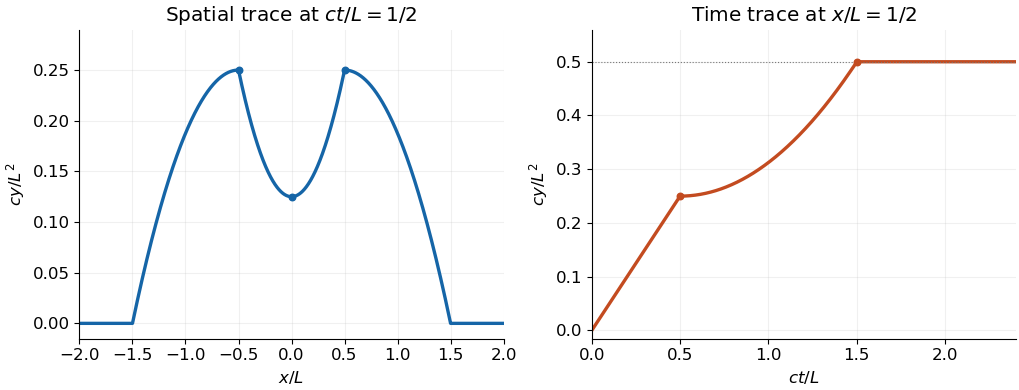

The script that saved this image:
"""Two dimensionless traces of the wave solution; output PNG to cwd."""
from pathlib import Path
import matplotlib
matplotlib.use('Agg')
import matplotlib.pyplot as plt
import numpy as np


def main():
    plt.rcParams.update({'font.size':12,'savefig.facecolor':'white'})
    fig,axs=plt.subplots(1,2,figsize=(10.2,3.9),layout='constrained')
    x=np.linspace(-2,2,2001);z=np.abs(x)
    y=np.where(z<=.5,(x*x+.25)/2,np.where(z<=1.5,(1-(z-.5)**2)/4,0))
    axs[0].plot(x,y,color='#1565a7',lw=2.4);axs[0].set(xlabel='$x/L$',ylabel='$cy/L^2$',title=r'Spatial trace at $ct/L=1/2$',xlim=(-2,2),ylim=(-.015,.29))
    axs[0].scatter([-.5,0,.5],[.25,.125,.25],color='#1565a7',s=22,zorder=3)
    t=np.linspace(0,2.4,1501);y=np.where(t<=.5,t/2,np.where(t<=1.5,(1+(t-.5)**2)/4,.5))
    axs[1].plot(t,y,color='#c34b20',lw=2.4);axs[1].set(xlabel='$ct/L$',ylabel='$cy/L^2$',title=r'Time trace at $x/L=1/2$',xlim=(0,2.4),ylim=(-.015,.56))
    axs[1].scatter([.5,1.5],[.25,.5],color='#c34b20',s=22,zorder=3)
    axs[1].axhline(.5,color='#777777',ls=':',lw=.8)
    for ax in axs:ax.grid(alpha=.18);ax.spines[['top','right']].set_visible(False)
    fig.savefig(Path.cwd()/'mathematics-v-wave-traces.png',dpi=100,facecolor='white');plt.close(fig)


if __name__=='__main__':main()
